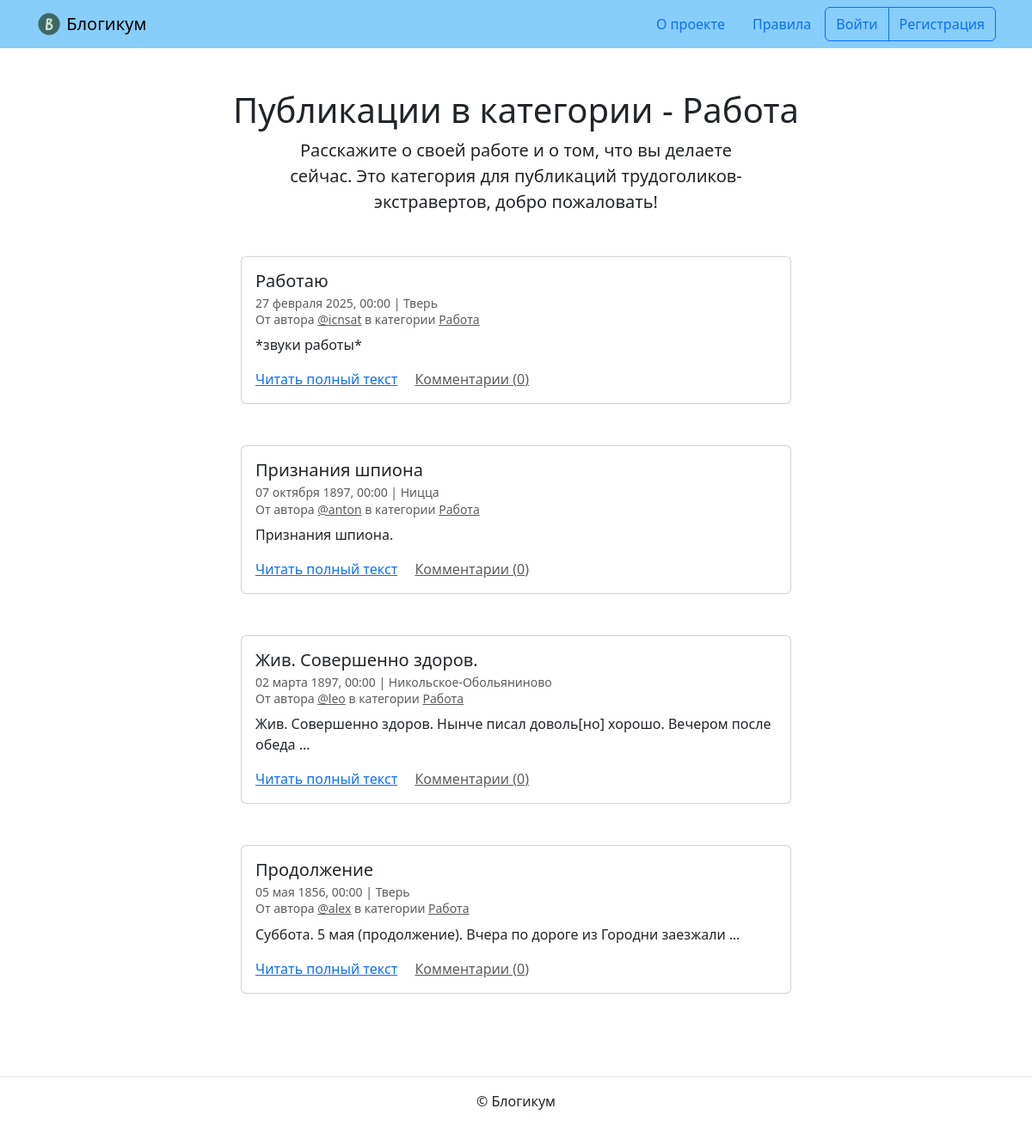
Page /category/work/ on the committed database.
### blog/models.py (models this page shows, shortened)
class BaseModel(models.Model):
    is_published = models.BooleanField(
        default=True,
        verbose_name='Опубликовано',
        help_text='Снимите галочку, чтобы скрыть публикацию.'
    )
    created_at = models.DateTimeField(
        auto_now_add=True,
        verbose_name='Добавлено'
    )
    class Meta:
        abstract = True

class Category(BaseModel):
    title = models.CharField(
        verbose_name='Заголовок',
        max_length=256
    )
    description = models.TextField(
        verbose_name='Описание'
    )
    slug = models.SlugField(
        unique=True,
        verbose_name='Идентификатор',
        help_text=(
            'Идентификатор страницы для URL; '
            'разрешены символы латиницы, цифры, дефис и подчёркивание.'
        )
    )
    class Meta:
        verbose_name = 'категория'
        verbose_name_plural = 'Категории'

class Post(BaseModel):
    title = models.CharField(
        verbose_name='Заголовок',
        max_length=256
    )
    text = models.TextField(
        verbose_name='Текст'
    )
    pub_date = models.DateTimeField(
        verbose_name='Дата и время публикации',
        help_text=(
            'Если установить дату и время '
            'в будущем — можно делать отложенные публикации.'
        )
    )
    image = models.ImageField(
        verbose_name='Фото',
        upload_to='images',
        blank=True
    )
    author = models.ForeignKey(
        User,
        on_delete=models.CASCADE,
        verbose_name='Автор публикации'
    )
    location = models.ForeignKey(
        Location,
        on_delete=models.SET_NULL,
        null=True,
        verbose_name='Местоположение'
    )
    category = models.ForeignKey(
        Category,
        on_delete=models.SET_NULL,
        null=True,
        verbose_name='Категория'
    )
    class Meta:
        verbose_name = 'публикация'
        verbose_name_plural = 'Публикации'
        ordering = ['pub_date']

class Location(BaseModel):
    name = models.CharField(
        max_length=256,
        verbose_name='Название места'
    )
    class Meta:
        verbose_name = 'местоположение'
        verbose_name_plural = 'Местоположения'

### blog/views.py (the view)
class CategoryPostsListView(ListView):
    model = Post
    paginate_by = 10
    template_name = 'blog/category.html'
    def get_queryset(self):
        category = self.kwargs['category']
        category = get_object_or_404(Category, slug=category)
        if not category.is_published:
            raise Http404()
        return Post.objects.select_related('category').annotate(
            comment_count=Count('comments')
        ).filter(
            pub_date__lte=timezone.now(),
            is_published=True,
            category=category
        ).order_by('-pub_date')
    def get_context_data(self, **kwargs):
        context = super().get_context_data(**kwargs)
        context['category'] = get_object_or_404(
            Category,
            slug=self.kwargs['category']
        )
        return context

### templates/blog/category.html (shortened to what this page needs)
{% extends "base.html" %}
{% block content %}
  <h1 class="text-center">Публикации в категории - {{ category.title }}</h1>
  <p class="col-6 offset-3 mb-5 lead text-center">{{ category.description }}</p>
  {% for post in page_obj %}
    <article class="mb-5">
      {% include "includes/post_card.html" %}
    </article>
  {% endfor %}
{% endblock %}

### templates/includes/post_card.html (shortened to what this page needs)
<div class="col d-flex justify-content-center">
  <div class="card" style="width: 40rem;">
    <div class="card-body">
      <h5 class="card-title">{{ post.title }}</h5>
      <h6 class="card-subtitle mb-2 text-muted">
        <small>
          {{ post.pub_date|date:"d E Y, H:i" }} | {% if post.location and post.location.is_published %}{{ post.location.name }}{% else %}Планета Земля{% endif %}<br>
          От автора <a class="text-muted" href="{% url 'blog:profile' post.author.username %}">@{{ post.author.username }}</a> в
          категории {% include "includes/category_link.html" %}
        </small>
      </h6>
      <p class="card-text">{{ post.text|truncatewords:10 }}</p>
      <a href="{% url 'blog:post_detail' post.id %}" class="card-link">Читать полный текст</a>
      <a href="{% url 'blog:post_detail' post.id %}" class="card-link text-muted">Комментарии ({{ post.comment_count }})</a>
    </div>
  </div>
</div>

### templates/includes/category_link.html
<a class="text-muted" href="{% url 'blog:category_posts' post.category.slug %}">
  {{ post.category.title }}
</a>

### rows in the picture
Category: title "Работа", description "Расскажите о своей работе и о том, что вы делаете сейчас. Это категория для публикаций трудоголиков-экстравертов, добро пожаловать!"
Post: title "Работаю", pub_date "27 февраля 2025, 00:00", location.name "Тверь", author.username "icnsat", category "Работа", text "*звуки работы*", comment_count "0"
Post: title "Признания шпиона", pub_date "07 октября 1897, 00:00", location.name "Ницца", author.username "anton", category "Работа", text "Признания шпиона.", comment_count "0"
Post: title "Жив. Совершенно здоров.", pub_date "02 марта 1897, 00:00", location.name "Никольское-Обольяниново", author.username "leo", category "Работа", text "Жив. Совершенно здоров. Нынче писал доволь[но] хорошо. Вечером после обеда …", comment_count "0"
Post: title "Продолжение", pub_date "05 мая 1856, 00:00", location.name "Тверь", author.username "alex", category "Работа", text "Суббота. 5 мая (продолжение). Вчера по дороге из Городни заезжали …", comment_count "0"
